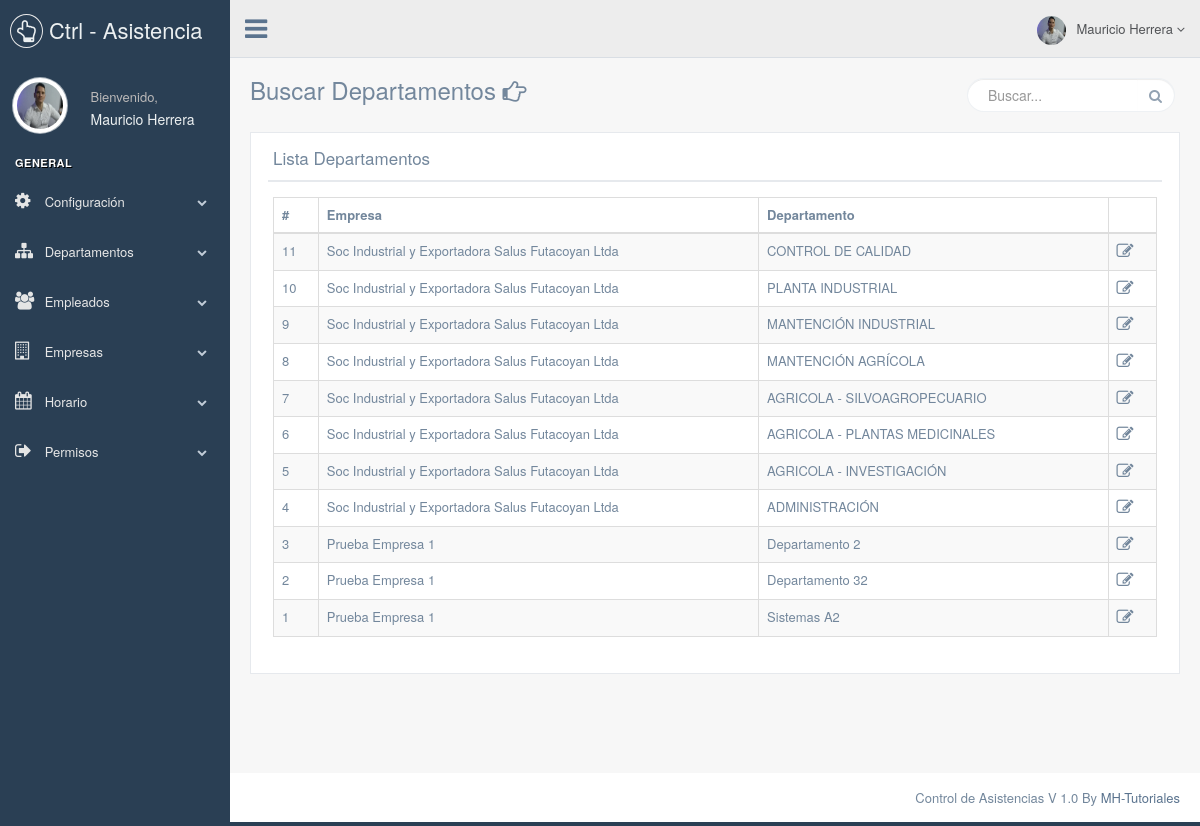
/Views/ListarDepartamentos.php (signed in), run on the app's committed database.
### tables this page shows
CREATE TABLE `departamento` (
  `id_departamento` int(11) NOT NULL AUTO_INCREMENT,
  `id_empresa` int(11) NOT NULL,
  `descripcion` varchar(255) DEFAULT NULL,
  PRIMARY KEY (`id_departamento`),
  KEY `id_empresa` (`id_empresa`)
);

CREATE TABLE `empresa` (
  `id_empresa` int(11) NOT NULL AUTO_INCREMENT,
  `nombre_empresa` varchar(255) DEFAULT NULL,
  `documento` varchar(50) DEFAULT NULL,
  `direccion` varchar(150) DEFAULT NULL,
  `isotipo` varchar(255) DEFAULT NULL,
  `email` varchar(255) DEFAULT NULL,
  `fecha_creacion` datetime NOT NULL,
  PRIMARY KEY (`id_empresa`)
);

### Model/BD.php (called while the page is built, shortened)
<?php
include_once '../Utils/SimbolyLink.php';
class BD {
    private $con;
    private $rs;
    public function __construct() {
        try {
            $this->con = new PDO('mysql:host=' . HOST . ';dbname=' . BD . ';charset=utf8', USER, PASS, array(
                PDO::ATTR_ERRMODE => PDO::ERRMODE_EXCEPTION,
                PDO::MYSQL_ATTR_INIT_COMMAND => "SET NAMES utf8"
            ));
            $this->con->setAttribute(PDO::ATTR_ERRMODE, PDO::ERRMODE_EXCEPTION);
        } catch (PDOException $e) {
            print "Error!: " . $e->getMessage() . "<br/>";
            die();
        }
    }
    public function findAll2($query, $opc = false) {
        $this->stm = $this->con->prepare($query);
        $this->stm->execute();
        if ($opc) {
            $this->rs = $this->stm->fetchAll(PDO::FETCH_OBJ);
        } else {
            $this->rs = $this->stm->fetchAll(PDO::FETCH_ASSOC);
        }
        return $this->rs;
    }
}
?>

### Utils/SimbolyLink.php (called while the page is built)
<?php
$config['base_url'] = ((isset($_SERVER['HTTPS']) && $_SERVER['HTTPS'] == "on") ? "https" : "http");
$name_project = explode("/", $_SERVER["REQUEST_URI"])[1];
$config['base_url'] .= "://" . $_SERVER['HTTP_HOST'] . "/" . $name_project;
?>

### Model/departamentos/listDepartamentos.php (the view)
<?php
$con = new BD();
$SQL_SELECT = "Select d.*, e.nombre_empresa empresa from departamento d "
        . "join empresa e on d.id_empresa = e.id_empresa order by d.id_departamento desc limit 500 ";
$rs = $con->findAll2($SQL_SELECT);
foreach ($rs as $key => $value) {
    ?>
    <tr>
        <td><?php echo $value['id_departamento']; ?></td>
        <td><?php echo $value['empresa']; ?></td>
        <td><?php echo $value['descripcion']; ?></td>
        <td>
            <i class="fa fa-edit lg-icon redirect" data-toggle="tooltip"
               data-placement="top" title data-original-title="Editar"
               data-page="<?php echo $config['base_url'] . "/Views/EditarDepartamentos/" . $value['id_departamento']; ?>">
            </i>
        </td>
    </tr>
    <?php
}
?>

### css/proyect.css (style rules this page uses)
.lg-icon { font-size: 17px; }

### data on the page
departamento: id_departamento "11", id_empresa.nombre_empresa "Soc Industrial y Exportadora Salus Futacoyan Ltda", descripcion "CONTROL DE CALIDAD"
departamento: id_departamento "10", id_empresa.nombre_empresa "Soc Industrial y Exportadora Salus Futacoyan Ltda", descripcion "PLANTA INDUSTRIAL"
departamento: id_departamento "9", id_empresa.nombre_empresa "Soc Industrial y Exportadora Salus Futacoyan Ltda", descripcion "MANTENCIÓN INDUSTRIAL"
departamento: id_departamento "8", id_empresa.nombre_empresa "Soc Industrial y Exportadora Salus Futacoyan Ltda", descripcion "MANTENCIÓN AGRÍCOLA"
departamento: id_departamento "7", id_empresa.nombre_empresa "Soc Industrial y Exportadora Salus Futacoyan Ltda", descripcion "AGRICOLA - SILVOAGROPECUARIO"
departamento: id_departamento "6", id_empresa.nombre_empresa "Soc Industrial y Exportadora Salus Futacoyan Ltda", descripcion "AGRICOLA - PLANTAS MEDICINALES"
departamento: id_departamento "5", id_empresa.nombre_empresa "Soc Industrial y Exportadora Salus Futacoyan Ltda", descripcion "AGRICOLA - INVESTIGACIÓN"
departamento: id_departamento "4", id_empresa.nombre_empresa "Soc Industrial y Exportadora Salus Futacoyan Ltda", descripcion "ADMINISTRACIÓN"
departamento: id_departamento "3", id_empresa.nombre_empresa "Prueba Empresa 1", descripcion "Departamento 2"
departamento: id_departamento "2", id_empresa.nombre_empresa "Prueba Empresa 1", descripcion "Departamento 32"
departamento: id_departamento "1", id_empresa.nombre_empresa "Prueba Empresa 1", descripcion "Sistemas A2"

### other printed values
$_SESSION["obj_user"][0]["nombres"] "Mauricio"
$_SESSION["obj_user"][0]["apellidos"] "Herrera"
$key "Departamentos"
$key "Empleados"
$key "Empresas"
$key "Horario"
$key "Permisos"
$title "Lista Departamentos"
